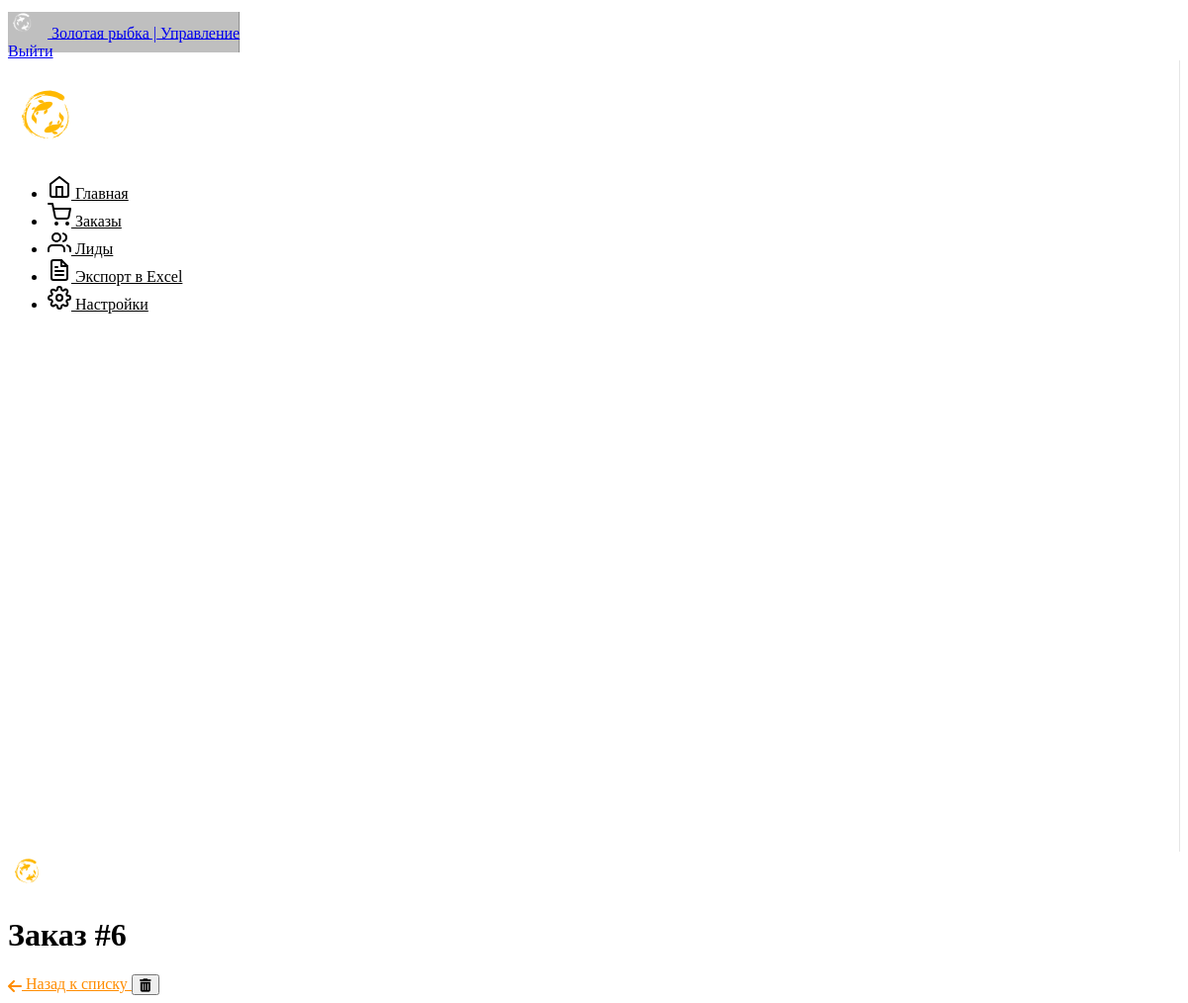
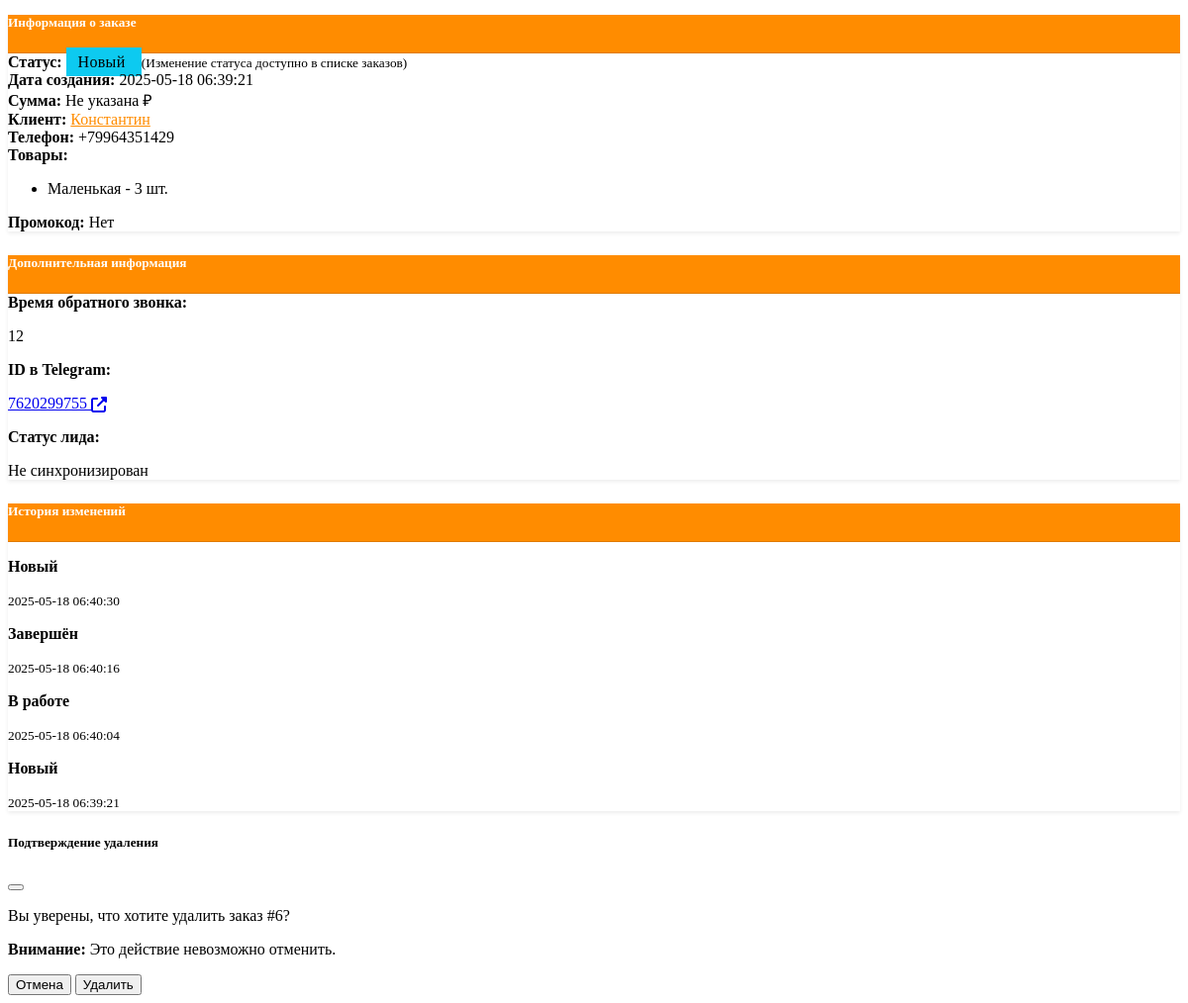
/order/6, run on the app's committed database (2 pictures, top to bottom).
### tables this page shows
CREATE TABLE orders(
        id INTEGER PRIMARY KEY,
        user_id INTEGER,
        full_name TEXT,
        items TEXT,
        total REAL,
        promo_used TEXT,
        phone TEXT,
        status TEXT DEFAULT 'неподтверждён',
        confirmed INTEGER DEFAULT 0,
        callback_time INTEGER,
        timestamp DATETIME,
        notion_page_id TEXT,
        username TEXT, session_id TEXT);

CREATE TABLE order_statuses(
        id INTEGER PRIMARY KEY,
        order_id INTEGER,
        status TEXT,
        timestamp DATETIME,
        notified INTEGER DEFAULT 0,
        FOREIGN KEY(order_id) REFERENCES orders(id));

### bot/main.py (the view)
@app.route("/order/<int:order_id>")
def order_detail(order_id):
    import json
    import traceback
    conn = get_db_connection()
    try:
        order = conn.execute("""
            SELECT id, user_id, full_name, phone, items, total, promo_used, status, callback_time, timestamp,
                   username, notion_page_id
            FROM orders
            WHERE id = ?
        """, (order_id,)).fetchone()
        if not order:
            flash("Заказ не найден", "danger")
            return redirect(url_for('orders'))
        status_history = conn.execute("""
            SELECT status, timestamp, notified
            FROM order_statuses
            WHERE order_id = ?
            ORDER BY timestamp DESC
        """, (order_id,)).fetchall()
        associated_lead = conn.execute("""
            SELECT id, data, stage, timestamp, is_repeat, is_completed, expired
            FROM leads
            WHERE order_id = ?
        """, (order_id,)).fetchone()
        user_data = None
        if order['user_id']:
            user_query = """
                SELECT created_at, updated_at,
                       (SELECT COUNT(*) FROM orders WHERE user_id = ?) as orders_count
                FROM users
                WHERE telegram_id = ?
            """
            user_data = conn.execute(user_query, (order['user_id'], order['user_id'])).fetchone()
        items_list = []
        try:
            if order['items']:
                items_data = json.loads(order['items'])
                if isinstance(items_data, list):
                    if len(items_data) > 0 and isinstance(items_data[0], dict):
                        for item in items_data:
                            if 'name' in item:
                                items_list.append(f"{item['name']} - {item.get('quantity', 1)} шт.")
                            elif 'size' in item:
                                items_list.append(f"{item['size']} - {item.get('quantity', 1)} шт.")
                            else:
                                items_list.append(str(item))
                    else:
                        items_list = items_data
                elif isinstance(items_data, dict):
                    for key, value in items_data.items():
                        if isinstance(value, dict) and 'name' in value:
                            items_list.append(f"{value['name']} - {value.get('quantity', 1)} шт.")
                        else:
                            items_list.append(f"{key}: {value}")
        except json.JSONDecodeError:
            app.logger.error(f"Ошибка декодирования JSON в заказе {order_id}")
            app.logger.error(traceback.format_exc())
            items_list = ['Ошибка данных']
        except Exception as e:
            app.logger.error(f"Ошибка обработки товаров заказа {order_id}: {e}")
            app.logger.error(traceback.format_exc())
            items_list = ['Ошибка обработки данных']
        lead_info = None
        if associated_lead:
            try:
                lead_data = json.loads(associated_lead['data']) if associated_lead['data'] else {}
                lead_stage = associated_lead['stage']
                if ":" in lead_stage:
                    lead_stage = lead_stage.split(":")[-1]
                lead_info = {
                    'id': associated_lead['id'],
                    'stage': lead_stage,
                    'timestamp': associated_lead['timestamp'],
                    'is_repeat': associated_lead['is_repeat'] == 1,
                    'is_completed': associated_lead['is_completed'] == 1,
                    'expired': associated_lead['expired'] == 1,
                    'data': lead_data
                }
            except json.JSONDecodeError:
                app.logger.error(f"Ошибка декодирования JSON в лиде для заказа {order_id}")
                lead_info = {
                    'id': associated_lead['id'],
                    'stage': associated_lead['stage'],
                    'timestamp': associated_lead['timestamp'],
                    'is_repeat': associated_lead['is_repeat'] == 1,
                    'is_completed': associated_lead['is_completed'] == 1,
                    'expired': associated_lead['expired'] == 1,
                    'data': 'Ошибка данных'
                }
        is_repeat_customer = False
        customer_since = None
        if user_data:
            is_repeat_customer = user_data['orders_count'] > 1 if 'orders_count' in user_data else False
            customer_since = user_data['created_at'] if 'created_at' in user_data else None
        processed_order = {
            'id': order['id'],
            'user_id': order['user_id'],
            'full_name': order['full_name'],
            'phone': order['phone'],
            'products_list': items_list,  # Изменено название ключа с 'items' на 'products_list'
            'total': order['total'] or 'Не указана',
            'promo_used': order['promo_used'] or "Нет",
            'status': order['status'],
            'callback_time': order['callback_time'],
            'timestamp': order['timestamp'],
            'is_repeat_customer': is_repeat_customer,
            'customer_since': customer_since,
            'notion_status': 'Синхронизирован' if order['notion_page_id'] else 'Не синхронизирован',
            'username': order['username'] if 'username' in order else None
        }
        available_statuses = ['Новый', 'В работе', 'Завершён']
        return render_template('order_detail.html',
                               order=processed_order,
                               status_history=status_history,
                               available_statuses=available_statuses,
                               lead=lead_info)
    except Exception as e:
        app.logger.error(f"Ошибка при отображении заказа {order_id}: {e}")
        app.logger.error(traceback.format_exc())
        flash(f"Произошла ошибка при загрузке заказа: {e}", "danger")
        return redirect(url_for('orders'))
    finally:
        conn.close()

### bot/main.py (called while the page is built)
@app.before_request
def make_folders():
    os.makedirs('static/exports', exist_ok=True)
    os.makedirs('static/files', exist_ok=True)

def get_db_connection():
    conn = sqlite3.connect('bot.db', detect_types=sqlite3.PARSE_DECLTYPES)
    conn.row_factory = sqlite3.Row
    return conn

### bot/templates/order_detail.html (shortened to what this page needs)
{% extends "base.html" %}
{% block content %}
<div class="container-fluid">
    <div class="d-flex justify-content-between flex-wrap flex-md-nowrap align-items-center pt-3 pb-2 mb-3 border-bottom">
        <div class="d-flex align-items-center">
            <img src="/static/img/fish-logo.png" alt="Логотип Золотая рыбка" style="height: 40px; margin-right: 15px;">
            <h1 class="h2">Заказ #{{ order.id }}</h1>
        </div>
        <div class="btn-toolbar mb-2 mb-md-0">
            <a href="{{ url_for('orders') }}" class="btn btn-outline-orange me-2">
                <i class="fas fa-arrow-left"></i>
                Назад к списку
            </a>
            <button id="deleteOrderBtn" class="btn btn-outline-danger" title="Удалить заказ">
                <i class="fas fa-trash-alt"></i>
            </button>
        </div>
    </div>
    <div class="row">
        <div class="col-md-8">
            <div class="card mb-4">
                <div class="card-header bg-orange text-white">
                    <h5 class="mb-0">Информация о заказе</h5>
                </div>
                <div class="card-body">
                    <div class="row mb-3">
                        <div class="col-md-4">
                            <strong>Статус:</strong>
                            <span class="badge rounded-pill text-white"
                                style="
                                {% if order.status == 'Новый' %}background-color: #0dcaf0;{% endif %}
                                padding: 6px 12px;">
                                {{ order.status }}
                            </span>
                            <small class="text-muted d-block mt-1">(Изменение статуса доступно в списке заказов)</small>
                        </div>
                        <div class="col-md-4">
                            <strong>Дата создания:</strong>
                            <span>{{ order.timestamp }}</span>
                        </div>
                        <div class="col-md-4">
                            <strong>Сумма:</strong>
                            <span>{{ order.total }} ₽</span>
                        </div>
                    </div>
                    <div class="row mb-3">
                        <div class="col-md-6">
                            <strong>Клиент:</strong>
                            <a href="{{ url_for('user_detail', user_id=order.user_id) }}" class="text-orange">
                                {{ order.full_name }}
                            </a>
                        </div>
                        <div class="col-md-6">
                            <strong>Телефон:</strong>
                            <span>{{ order.phone }}</span>
                        </div>
                    </div>
                    <div class="row mb-3">
                        <div class="col-md-6">
                            <strong>Товары:</strong>
                            <ul class="mt-2 ps-3">
                                {% if order.products_list %}
                                    {% for item in order.products_list %}
                                        <li>
                                            {% if 'Бонус: книга' in item %}
                                                <a href="{{ url_for('static', filename='files/101 Дымный рецепт.pdf') }}" target="_blank" class="text-orange">
                                                    {{ item }} <i class="fas fa-download ms-1"></i>
                                                </a>
                                            {% else %}
                                                {{ item }}
                                            {% endif %}
                                        </li>
                                    {% endfor %}
                                {% else %}
                                    <li>Товары не указаны</li>
                                {% endif %}
                            </ul>
                        </div>
                        <div class="col-md-6">
                            <strong>Промокод:</strong>
                            <span>{{ order.promo_used if order.promo_used else 'Не использован' }}</span>
                        </div>
                    </div>
                </div>
            </div>
        </div>
        <div class="col-md-4">
            <div class="card mb-4">
                <div class="card-header bg-orange text-white">
                    <h5 class="mb-0">Дополнительная информация</h5>
                </div>
                <div class="card-body">
                    <div class="mb-3">
                        <strong>Время обратного звонка:</strong>
                        <p>{{ order.callback_time if order.callback_time else 'Не указано' }}</p>
                    </div>
                    <div class="mb-3">
                        <strong>ID в Telegram:</strong>
                        <p>
                            {% if order.user_id %}
                                {% if order.username %}
                                    <a href="https://t.me/{{ order.username }}" target="_blank" class="text-primary">
                                        {{ order.user_id }} (@{{ order.username }})
                                        <i class="fas fa-external-link-alt"></i>
                                    </a>
                                {% else %}
                                    <a href="tg://user?id={{ order.user_id }}" target="_blank" class="text-primary">
                                        {{ order.user_id }}
                                        <i class="fas fa-external-link-alt"></i>
                                    </a>
                                {% endif %}
                            {% else %}
                                Нет информации
                            {% endif %}
                        </p>
                    </div>
                    <div>
                        <strong>Статус лида:</strong>
                        <p class="mb-0">{{ order.notion_status if order.notion_status else 'Не синхронизирован' }}</p>
                    </div>
                </div>
            </div>
            <div class="card">
                <div class="card-header bg-orange text-white">
                    <h5 class="mb-0">История изменений</h5>
                </div>
                <div class="card-body">
                    {% if status_history %}
                        <div class="timeline">
                            {% for status in status_history %}
                                <div class="timeline-item">
                                    <div class="timeline-content">
                                        <p class="mb-0"><strong>{{ status.status }}</strong></p>
                                        <small class="text-muted">{{ status.timestamp }}</small>
                                    </div>
                                </div>
                            {% endfor %}
                        </div>
                    {% else %}
                        <p class="text-muted mb-0">История изменений отсутствует</p>
                    {% endif %}
                </div>
            </div>
        </div>
    </div>
</div>
<div class="modal fade" id="deleteModal" tabindex="-1" aria-labelledby="deleteModalLabel" aria-hidden="true">
    <div class="modal-dialog">
        <div class="modal-content">
            <div class="modal-header">
                <h5 class="modal-title" id="deleteModalLabel">Подтверждение удаления</h5>
                <button type="button" class="btn-close" data-bs-dismiss="modal" aria-label="Close"></button>
            </div>
            <div class="modal-body">
                <p>Вы уверены, что хотите удалить заказ #{{ order.id }}?</p>
                <p class="text-danger"><strong>Внимание:</strong> Это действие невозможно отменить.</p>
            </div>
            <div class="modal-footer">
                <button type="button" class="btn btn-secondary" data-bs-dismiss="modal">Отмена</button>
                <button type="button" class="btn btn-danger" id="confirmDelete">Удалить</button>
            </div>
        </div>
    </div>
</div>
{% endblock %}

### bot/static/css/orange-theme.css (style rules this page uses)
:root { --bs-primary: #FF8C00; --bs-primary-rgb: 255, 140, 0; --bs-link-color: #FF8C00; --bs-link-hover-color: #FF6600; }
.bg-orange { background-color: #FF8C00 !important; }
.text-orange { color: #FF8C00 !important; }
.btn-outline-orange { color: #FF8C00; border-color: #FF8C00; }
.card { box-shadow: 0 0.125rem 0.25rem rgba(0, 0, 0, 0.075); margin-bottom: 1.5rem; }
.card-header { background-color: rgba(0, 0, 0, 0.03); border-bottom: 1px solid rgba(0, 0, 0, 0.125); }
.card-header.bg-orange { background-color: #FF8C00 !important; color: white; }
.fa, .fas, .far, .fab { vertical-align: middle; }
.badge { font-weight: 500; letter-spacing: 0.3px; }

### bot/templates/base.html (style rules this page uses)
:root { --bs-primary: #FF8C00; --bs-primary-rgb: 255, 140, 0; --bs-primary-bg-subtle: rgba(255, 140, 0, 0.1); --bs-link-color: #FF8C00; --bs-link-hover-color: #FF6600; --bs-btn-bg: #FF8C00; --bs-btn-border-color: #FF8C00; --bs-btn-hover-bg: #FF6600; --bs-btn-hover-border-color: #FF6600; --bs-btn-active-bg: #FF5500; --bs-btn-active-border-color: #FF5500; }

### data on the page
orders: id "6", status "Новый", timestamp "2025-05-18 06:39:21", full_name "Константин", phone "+79964351429", callback_time "12", user_id "7620299755"
order_statuses: status "Новый", timestamp "2025-05-18 06:40:30"
order_statuses: status "Завершён", timestamp "2025-05-18 06:40:16"
order_statuses: status "В работе", timestamp "2025-05-18 06:40:04"
order_statuses: status "Новый", timestamp "2025-05-18 06:39:21"

### other printed values
{{ order.total }} "Не указана"
{{ item }} "Маленькая - 3 шт."
{{ order.promo_used if order.promo_used else 'Не использован' }} "Нет"
{{ order.notion_status if order.notion_status else 'Не синхронизирован' }} "Не синхронизирован"
